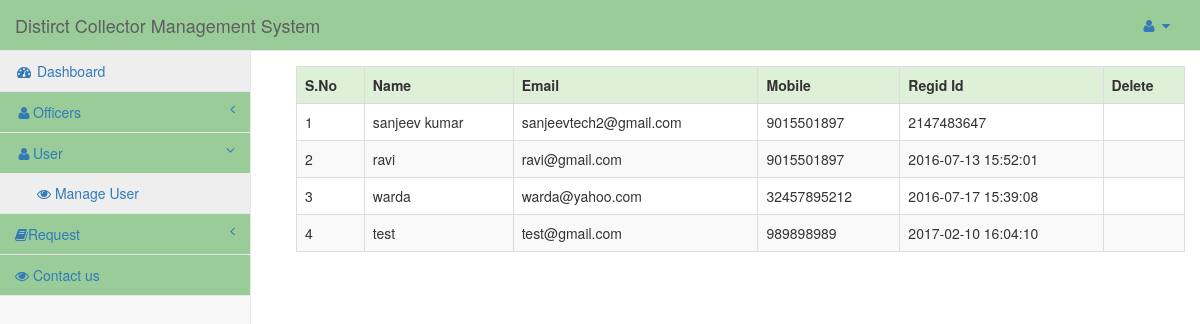
/admin/dashboard.php?info=display_student (signed in), run on the app's committed database.
### tables this page shows
CREATE TABLE IF NOT EXISTS `user` (
  `id` int(11) NOT NULL AUTO_INCREMENT,
  `name` char(40) NOT NULL,
  `email` varchar(40) NOT NULL,
  `pass` varchar(40) NOT NULL,
  `mobile` bigint(11) NOT NULL,
  `programme` varchar(20) NOT NULL,
  `semester` varchar(10) NOT NULL,
  `gender` varchar(40) NOT NULL,
  `hobbies` varchar(40) NOT NULL,
  `image` varchar(50) NOT NULL,
  `dob` date NOT NULL,
  `regid` varchar(20) NOT NULL,
  PRIMARY KEY (`id`),
  UNIQUE KEY `email` (`email`),
  FULLTEXT KEY `name` (`name`)
);

### admin/display_student.php (the view, shortened to what this page needs)
<?php
	echo "<table class='table table-responsive table-bordered table-striped table-hover' style=margin:15px;>";
	echo "<tr class='success'>";
	echo "<th>S.No</th>";
	echo "<th>Name</th>";
	echo "<th>Email</th>";
	echo "<th>Mobile</th>";
	echo "<th>Regid Id</th>";
	echo "<th>Delete</th>";
	echo "</tr>";
	$i=1;
	$que=mysqli_query($conn,"select * from user");
	while($row=mysqli_fetch_array($que))
	{
		echo "<tr>";
		echo "<td>".$i."</td>";
		echo "<td>".$row['name']."</td>";
		echo "<td>".$row['email']."</td>";
		echo "<td>".$row['mobile']."</td>";
		echo "<td>".$row['regid']."</td>";
		echo "<td class='text-center'><a href='#' onclick='deletes($row[id])'><span class='glyphicon glyphicon-remove' style=color:red;></span></a></td>";
		echo "</tr>";
		$i++;
	}
?>

### css/sb-admin-2.css (style rules this page uses)
body { background-color: #f8f8f8; }

### data on the page
user: name "sanjeev kumar", email "sanjeevtech2@gmail.com", mobile "9015501897", regid "2147483647"
user: name "ravi", email "ravi@gmail.com", mobile "9015501897", regid "2016-07-13 15:52:01"
user: name "warda", email "warda@yahoo.com", mobile "32457895212", regid "2016-07-17 15:39:08"
user: name "test", email "test@gmail.com", mobile "989898989", regid "2017-02-10 16:04:10"
